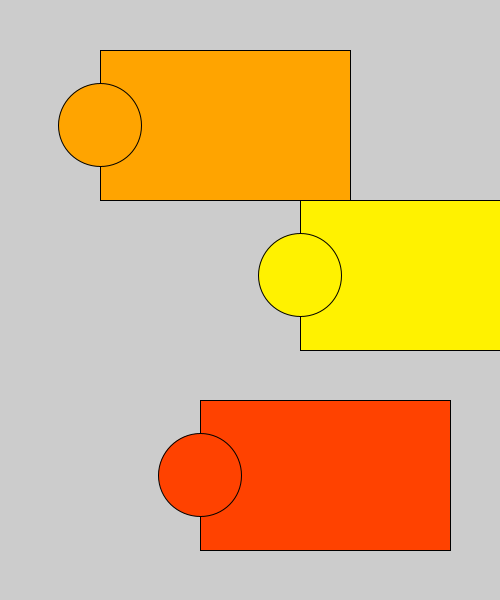
Frame 1 (no input)
Frame 60 (the mouse pressed at the canvas centre just before this capture): identical to frame 1, image omitted
Frame 120 (the mouse held since frame 60 and released just before this capture): identical to frame 1, image omitted

The Processing sketch that drew this single still picture (run headless with seeded random() and noise(); from frame 60 on, the mouse is pressed at the canvas centre):

// Processing sketch: drawabox
// ── drawabox.pde
//Teaches how to make functions

void setup() {
  size(500, 600);
  drawabox(100, 50);
  drawabox(200, 400);
  drawabox(300, 200);
 }

void draw() {
}

void drawabox(int xpos, int ypos) {
  fill(255,random(0,255),0);
  rect(xpos, ypos, width/2, height/4);  
  ellipse(xpos, ypos + height/8, width/6, width/6);
}
